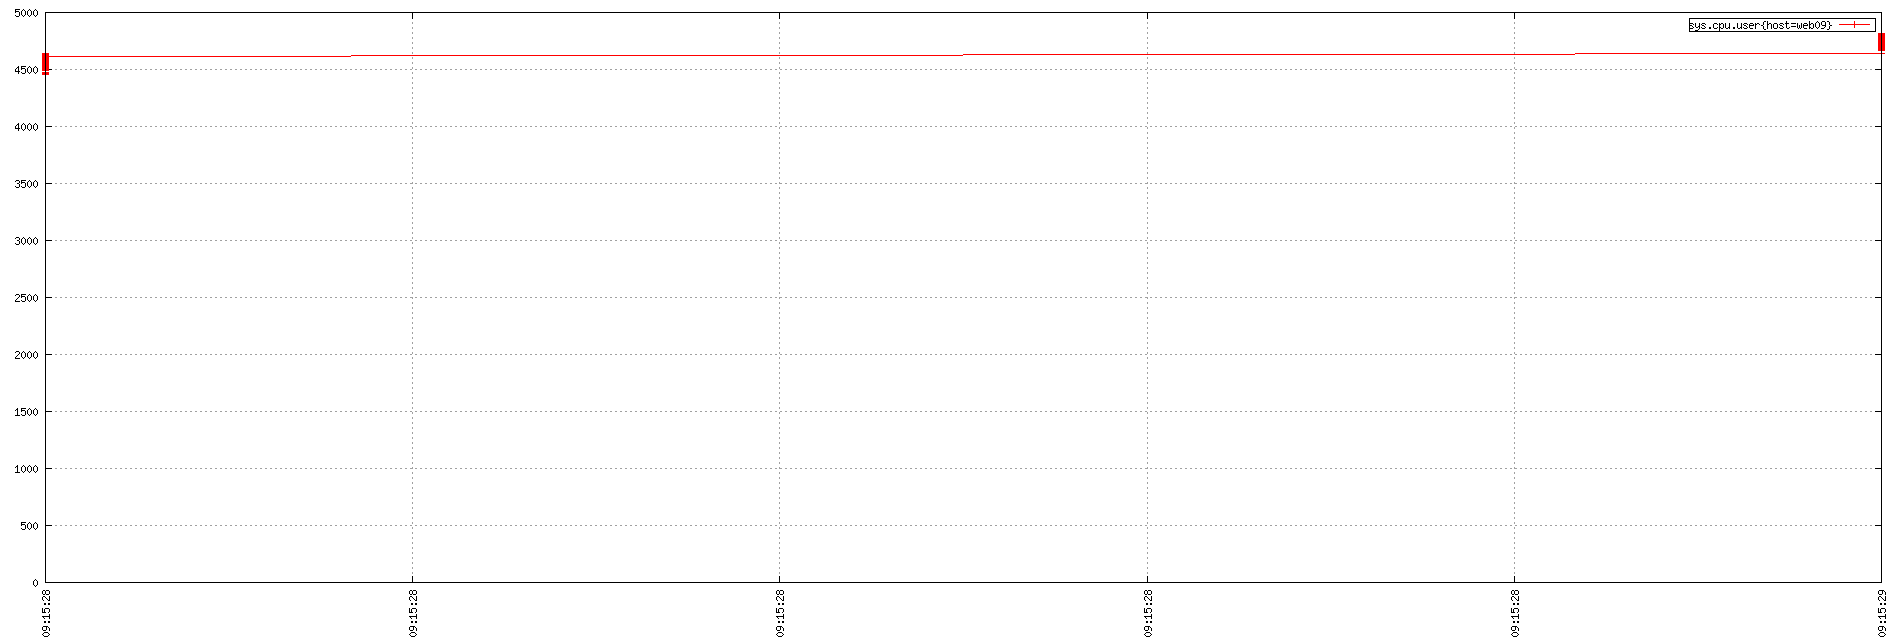

The gnuplot source for this figure:
set term png small size 1900,644
set xdata time
set timefmt "%s"
if (GPVAL_VERSION < 4.6) set xtics rotate; else set xtics rotate right
set output "${TMPDIR-'tmp'}/tsd/53f6cd37.png"
set xrange ["1673774128":"1673774129"]
set format x "%H:%M:%S"
set grid
set style data linespoint
set key right box
set yrange [0:]
plot  "${TMPDIR-'tmp'}/tsd/53f6cd37_0.dat" using 1:2 title "sys.cpu.user{host=web09}"
